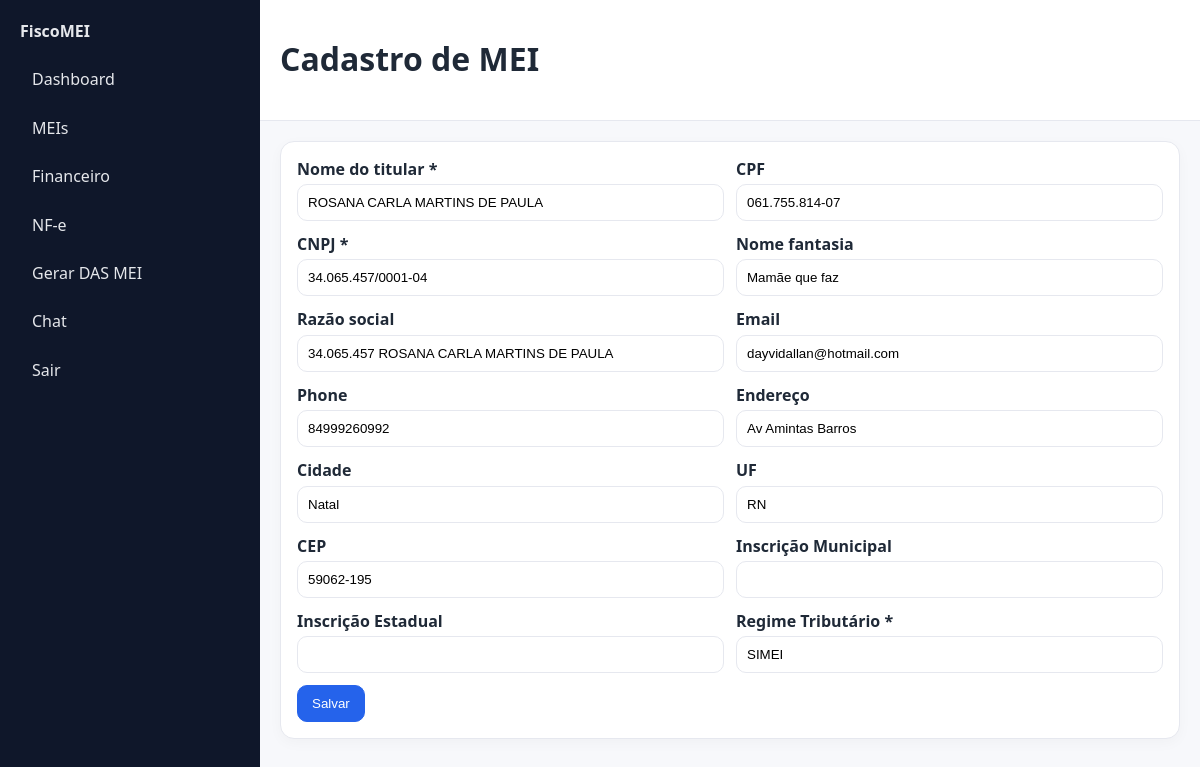
The page /mei/1/editar/ (signed in) on the database its author committed.
### apps/mei/models.py (models this page shows, shortened)
class MEI(models.Model):
    owner_name = models.CharField('Nome do titular', max_length=120)
    cpf = models.CharField('CPF', max_length=14, blank=True)
    cnpj = models.CharField('CNPJ', max_length=18, unique=True)
    trade_name = models.CharField('Nome fantasia', max_length=120, blank=True)
    corporate_name = models.CharField('Razão social', max_length=180, blank=True)
    email = models.EmailField(blank=True)
    phone = models.CharField(max_length=20, blank=True)
    address = models.CharField('Endereço', max_length=200, blank=True)
    city = models.CharField('Cidade', max_length=80, blank=True)
    state = models.CharField('UF', max_length=2, blank=True)
    cep = models.CharField('CEP', max_length=9, blank=True)
    im = models.CharField('Inscrição Municipal', max_length=40, blank=True)
    ie = models.CharField('Inscrição Estadual', max_length=40, blank=True)
    regime = models.CharField('Regime Tributário', max_length=50, default='SIMEI')
    created_at = models.DateTimeField(auto_now_add=True)
    class Meta: verbose_name='MEI'; verbose_name_plural='MEIs'

### apps/mei/views.py (the view)
# urls.py: path('<int:pk>/editar/', views.mei_update, name='update'),
@login_required
def mei_update(request, pk):
    obj = get_object_or_404(MEI, pk=pk)
    form = MEIForm(request.POST or None, instance=obj)
    if request.method=='POST' and form.is_valid():
        form.save(); messages.success(request,'MEI atualizado.'); return redirect('mei:detail', pk=pk)
    return render(request,'mei/form.html',{'form':form})

### apps/mei/views.py
class MEIForm(ModelForm):
    class Meta:
        model = MEI
        fields = ['owner_name','cpf','cnpj','trade_name','corporate_name','email','phone','address','city','state','cep','im','ie','regime']

### apps/mei/templates/mei/form.html
{% extends "base.html" %}
{% block header %}<h1>Cadastro de MEI</h1>{% endblock %}
{% block content %}
<div class="card">
  <form method="post">{% csrf_token %}
    <div class="form-row">
      {% for field in form %}
        <div><label>{{ field.label }}{% if field.field.required %} *{% endif %}</label>{{ field }}{% if field.errors %}<div style="color:#b91c1c">{{ field.errors }}</div>{% endif %}</div>
      {% endfor %}
    </div>
    <div style="margin-top:12px"><button class="btn primary" type="submit">Salvar</button></div>
  </form>
</div>
{% endblock %}

### static/css/style.css (style rules this page uses)
:root { --bg:#f7f8fb;--card:#fff;--border:#e6e8ef;--ink:#1f2937;--muted:#6b7280;--brand:#2563eb }
* { box-sizing:border-box }
body { margin:0;background:var(--bg);color:var(--ink);font:16px/1.4 system-ui,-apple-system,Segoe UI,Roboto,Ubuntu }
.card { background:var(--card);border:1px solid var(--border);border-radius:14px;padding:16px;box-shadow:0 4px 14px rgba(0,0,0,.03) }
.btn { display:inline-block;padding:10px 14px;border-radius:10px;border:1px solid var(--border);background:var(--card) }
.btn.primary { background:var(--brand);color:white;border-color:var(--brand) }
.form-row { display:grid;grid-template-columns:1fr 1fr;gap:12px }
label { display:block;font-weight:600;margin-bottom:4px }
input,select,textarea { width:100%;padding:10px;border:1px solid var(--border);border-radius:10px;background:white }

### rows shown on the page
MEI: form "ROSANA CARLA MARTINS DE PAULA" "061.755.814-07" "34.065.457/0001-04" "Mamãe que faz" "34.065.457 ROSANA CARLA MARTINS DE PAULA" "dayvidallan@hotmail.com" "84999260992" "Av Amintas Barros" "Natal" "RN" "59062-195" "SIMEI"

### other values the page prints
{{ field.label }} "Nome do titular" "CPF" "CNPJ" "Nome fantasia" "Razão social" "Email" "Phone" "Endereço" "Cidade" "UF" "CEP" "Inscrição Municipal" "Inscrição Estadual" "Regime Tributário"
